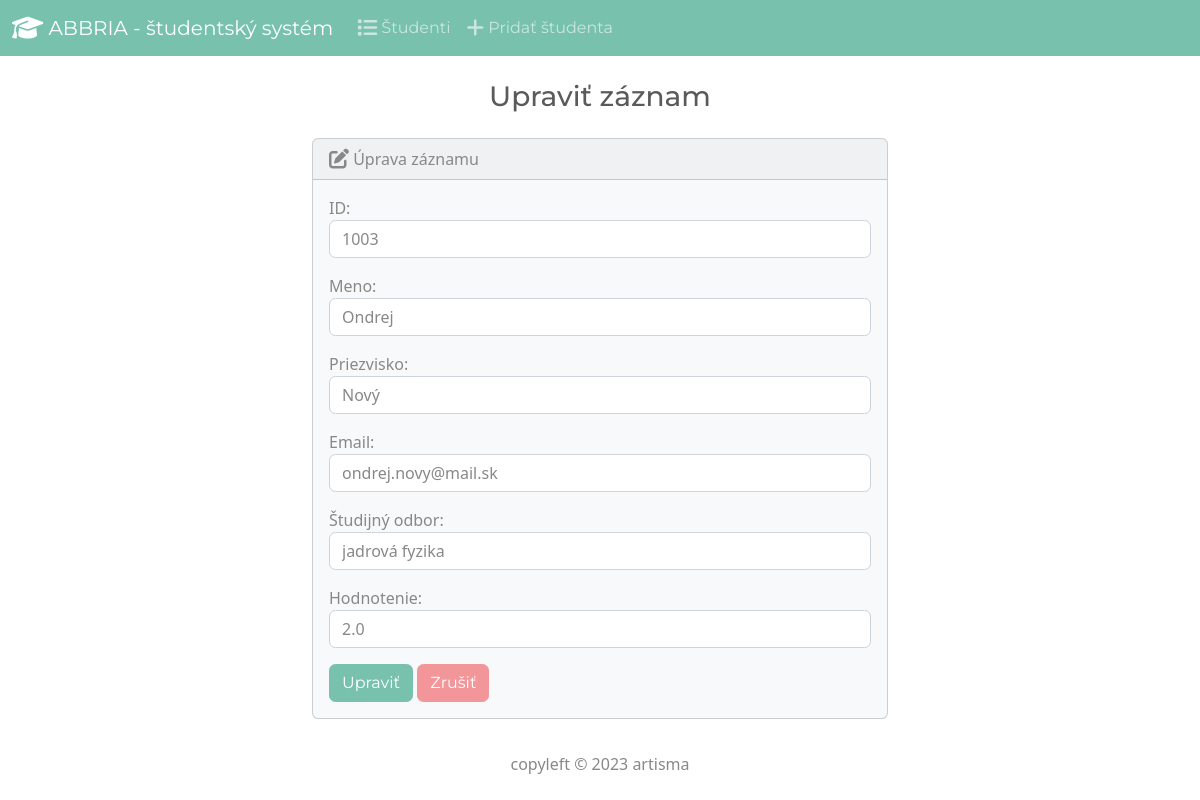
The page /edit/3/ on the database its author committed.
### students/models.py (models this page shows, shortened)
class Student(models.Model):
    student_number = models.PositiveIntegerField()
    first_name = models.CharField(max_length=50)
    last_name = models.CharField(max_length=50)
    email = models.EmailField(max_length=50)
    field_of_study = models.CharField(max_length=50)
    gpa = models.FloatField()

### students/views.py (the view)
# urls.py: path('edit/<int:id>/', views.edit, name='edit'),
def edit(request, id):
  if request.method == 'POST':
    student = Student.objects.get(pk=id)
    form = StudentForm(request.POST, instance=student)
    if form.is_valid():
      form.save()
      return render(request, 'students/edit.html', {
        'form': form,
        'success': True
      })
  else:
    student = Student.objects.get(pk=id)
    form = StudentForm(instance=student)
  return render(request, 'students/edit.html', {
    'form': form
  })

### students/forms.py
class StudentForm(forms.ModelForm):
  class Meta:
    model = Student
    fields = ['student_number', 'first_name', 'last_name', 'email', 'field_of_study', 'gpa']
    labels = {
      'student_number': 'ID',
      'first_name': 'Meno',
      'last_name': 'Priezvisko',
      'email': 'Email',
      'field_of_study': 'Študijný odbor',
      'gpa': 'Hodnotenie'
    }
    widgets = {
      'student_number': forms.NumberInput(attrs={'class': 'form-control'}),
      'first_name': forms.TextInput(attrs={'class': 'form-control'}),
      'last_name': forms.TextInput(attrs={'class': 'form-control'}),
      'email': forms.EmailInput(attrs={'class': 'form-control'}),
      'field_of_study': forms.TextInput(attrs={'class': 'form-control'}),
      'gpa': forms.NumberInput(attrs={'class': 'form-control'}),
    }

### students/templates/students/edit.html (shortened to what this page needs)
{% extends "students/base.html" %}
{% block body %}
  <h3 class="text-center m-4">Upraviť záznam</h3>
  {% if success %}
    <div class="alert alert-success" role="alert">
      Záznam bol úspešne upravený.
      <a href="{% url 'index' %}" class="alert-link">Návrat na hlavnú stránku.</a>
    </div>
  {% else %}
    <div class="row justify-content-center">
      <div class="col-6">
        <div class="card bg-light mb-3">
          <div class="card-header">
            <i class="fa-solid fa-pen-to-square fa-lg"></i> Úprava záznamu
          </div>
          <div class="card-body">
            <form action="" method="POST">
              {{ form.as_p }}
              <button type="submit" class="btn btn-primary">Upraviť</button>
              <a href="{% url 'index' %}" class="btn btn-secondary">Zrušiť</a>
            </form>
          </div>
        </div>
      </div>
    </div>
  {% endif %}
{% endblock %}

### rows shown on the page
Student: student_number "1003", first_name "Ondrej", last_name "Nový", email "ondrej.novy@mail.sk", field_of_study "jadrová fyzika", gpa "2.0"
